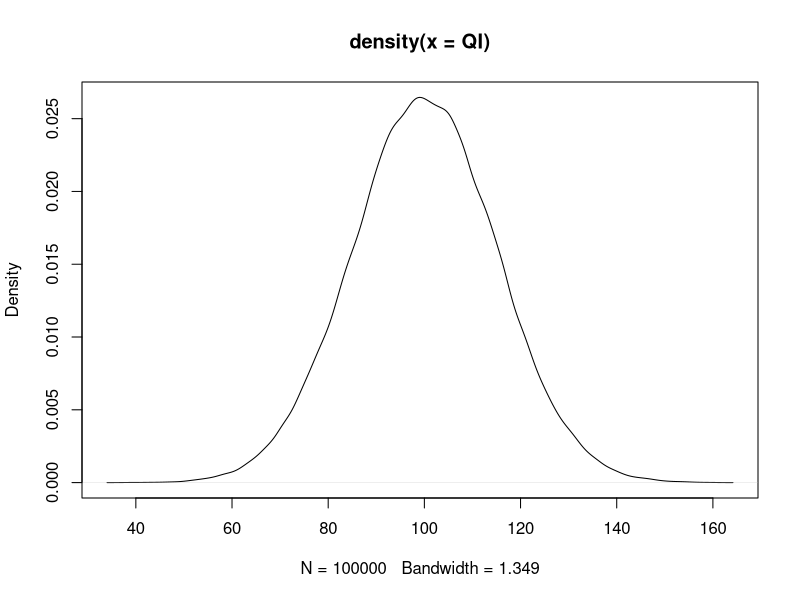
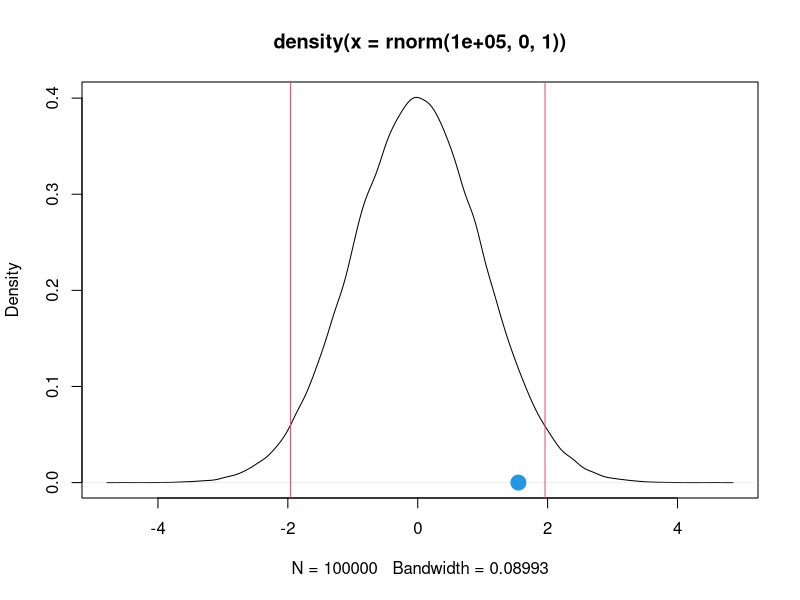
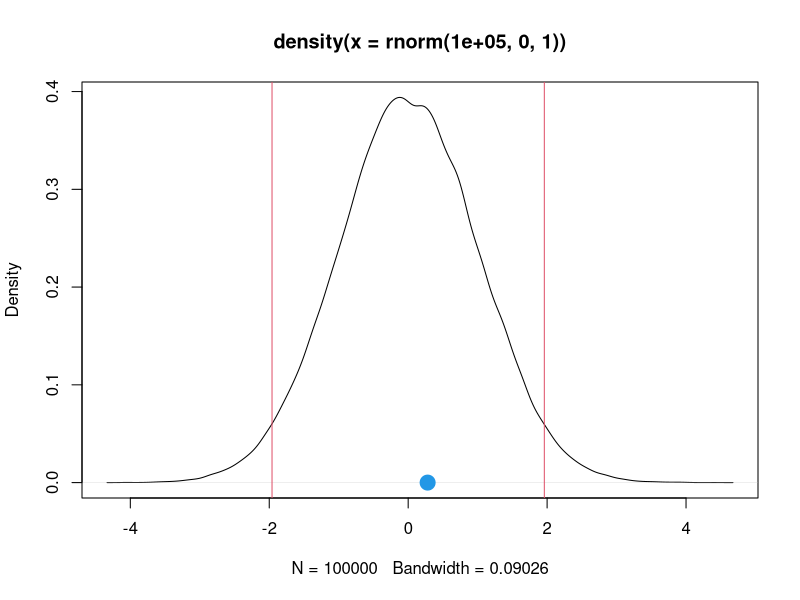
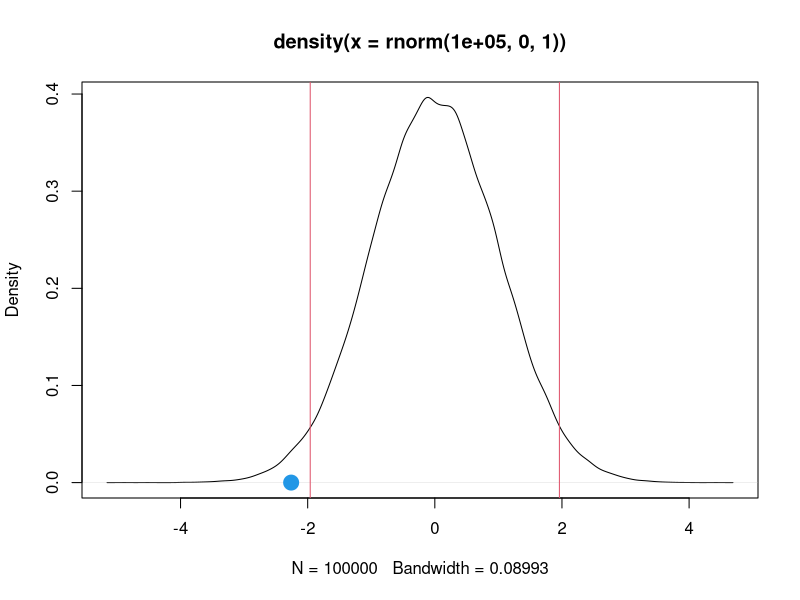

Write the R code that produced these figures, in order.
QI = rnorm(100000, mean=100, sd=15) # quoziente intellettivo ha media 100 e variazione 15, normale standard
plot(density(QI))

dati <- read.csv("dati QI.csv") # quoziente intellettivo di studenti in tre classi
View(dati)

#mu0 = parametro da saggiare sotto ipotesi nulla
#alfa = livello significatività a priori
#bilaterale
z_test <- function(x, mu0, stdev, alfa) {
  x= na.omit(x) # toglie dati mancanti per classe
  mu_cap = mean(x) # media stimata
  n = length(x)
  
  Z = (mu_cap-mu0) / (stdev / sqrt(n))
  #quantili della distribuzione soglia, che indicano zona di rifiuto:
  valori.soglia = qnorm(c(alfa/2, 1-alfa/2))
  
  CI = c(mu_cap-qnorm(alfa/2)*(stdev/sqrt(n)),
         mu_cap+qnorm(alfa/2)*(stdev/sqrt(n)))
  
  return (
    list(
      media.campionaria = mu_cap,
      stat.test = Z,
      valori.soglia = valori.soglia,
      pvalue = 2*pnorm(-abs(Z)),
      Int.Conf = CI,
      
      #rappresentazione grafica delle soglie su normale standard
      grafico = plot(density(rnorm(100000, 0, 1))),
      abline(v=valori.soglia, col=2)
    )
  )
}

#sistema ipotesi bilaterale
#H0: mu = 100
#H0: mu != 100

# 1)stat test ricade nella zona di accettazione
# 2)pvalue 0.12 > livello significatività 5% 
#   (alto indica che le osservazioni non sono statisticamente significative e possono essere spigate da ipotesi nulla)
# 3)intervallo confidenza include valore dell'ipotesi nulla
#   quindi se si raccolgono nuovi dati tante volte, il 95% degli IC calcolati include il vero valore del parametro di interesse
# quindi NON rifiutiamo l'ipotesi nulla, la classe non ha nulla di particolare rispetto alla media
z_test(dati$c1, 100, 15, 0.05)
points(x=1.55,y=0,pch=20,col=4,cex=3) 

# 1)stat test ricade nella zona di accettazione
# 2)pvalue 0.77 > livello significatività (siamo molto sicuri che ipotesi H0 è vera, visto che max è 1)
# 3)intervallo confidenza include valore dell'ipotesi nulla H0
# quindi NON rifiutiamo l'ipotesi nulla, la classe non ha nulla di particolare rispetto alla media
z_test(dati$c2, 100, 15, 0.05)
points(x=0.28,y=0,pch=20,col=4,cex=3) 

# 1)stat test non ricade nella zona di accettazione
# 2)pvalue 0.02 > livello significatività (siamo molto sicuri visto che 0 il max di certezza di differenza osservata)
# 3)intervallo confidenza non contiene ipotesi H0
# quindi rifiutiamo l'ipotesi nulla, in quanto la classe ha una media che si discosta molto
z_test(dati$c3, 100, 15, 0.05)
points(x=-2.26,y=0,pch=20,col=4,cex=3) 


library(TeachingDemos) 
z.test(na.omit(dati$c3),
       100,
       stdev=15,
       alternative="two.sided", # per gestire test unilaterale o non
       conf.level = 0.95) # non livello significatività ma confidenza, quindi 1 - alfa
